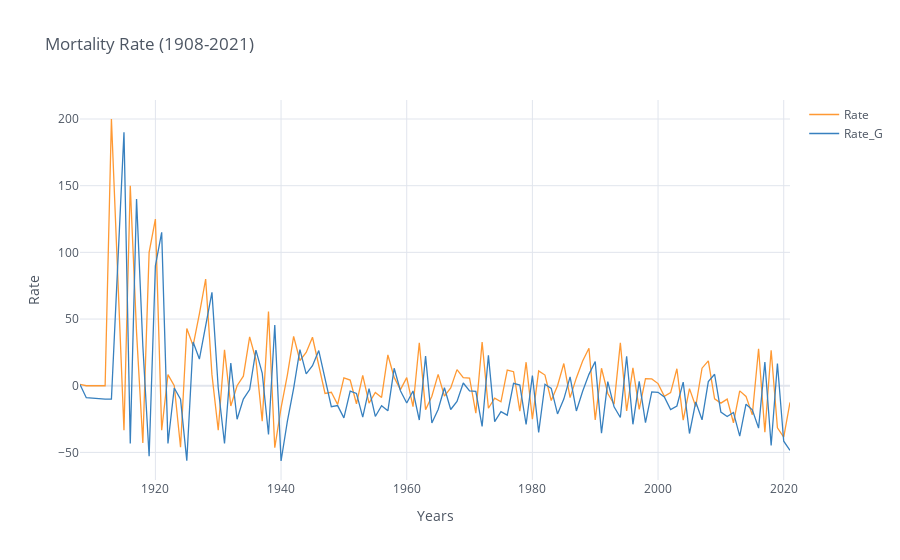

Here is the notebook cell this chart was saved with:
### Code cell
All_fat[["Year", "Rate", "Rate_G"]].set_index("Year").iplot(kind='line', xTitle='Years', yTitle='Rate',
                                                          title='Mortality Rate (1908-2021)')
